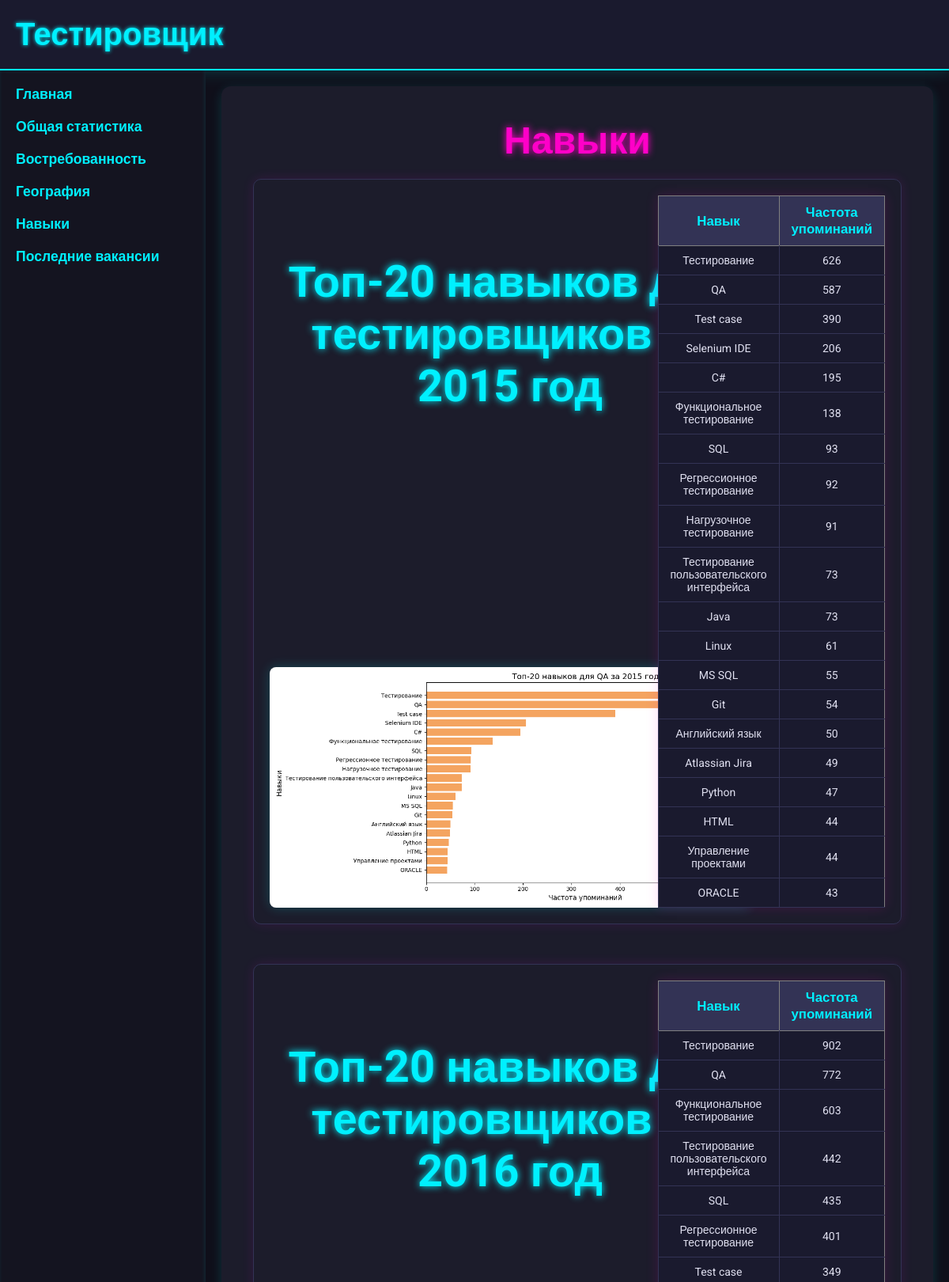
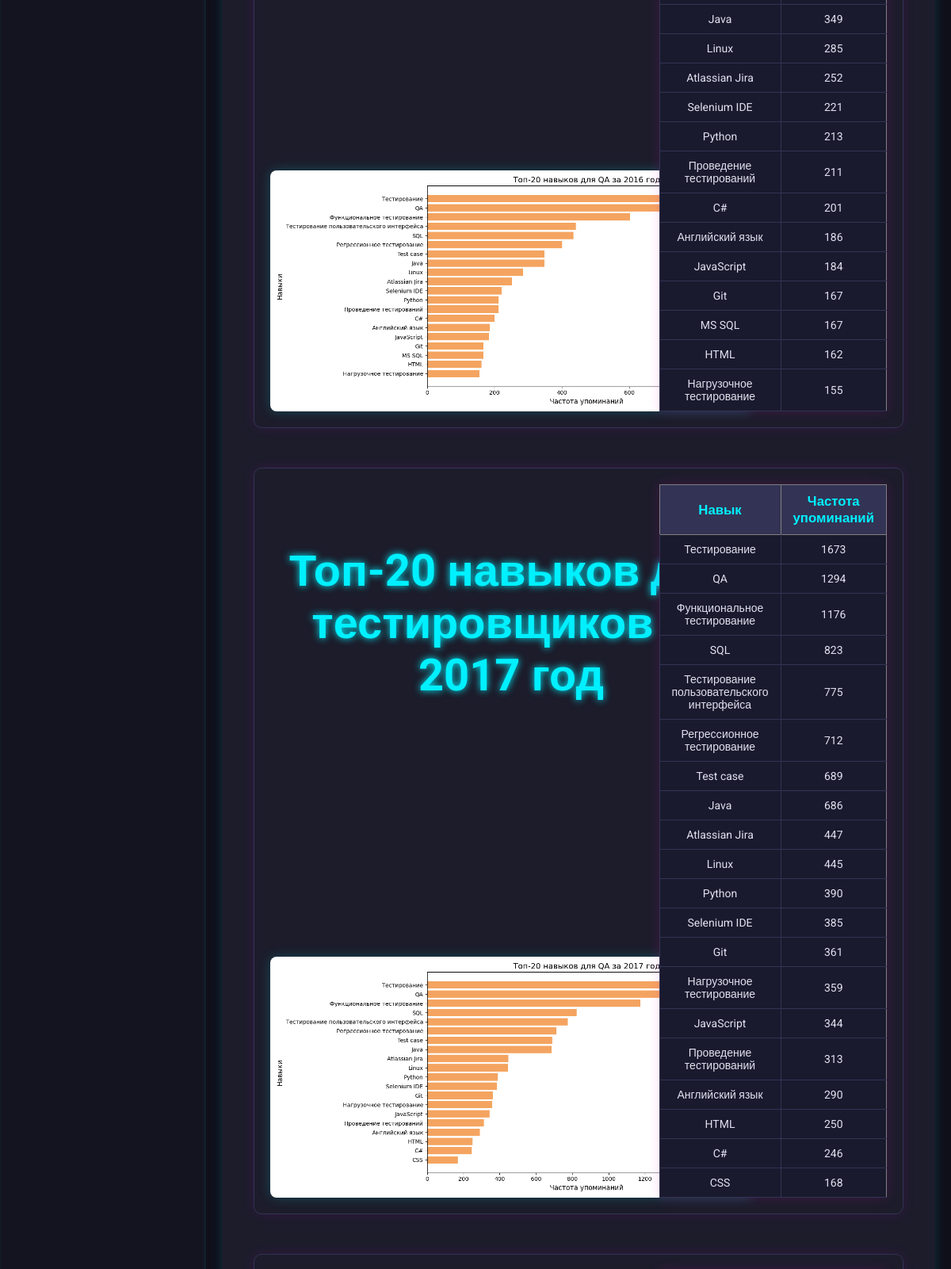
/skills (upper part), run on the app's committed database (2 pictures, top to bottom).
### main/models.py (models this page shows, shortened)
class StatisticsSection(models.Model):
    general_statistics = models.ForeignKey(
        GeneralStatistics,
        on_delete=models.CASCADE,
        related_name='sections',
        verbose_name="Общая статистика"
    )
    title = models.CharField(max_length=255, verbose_name="Раздел")
    table_html = models.TextField(verbose_name="HTML таблица(текстом)")
    graph = models.ImageField(upload_to='statistics/graphs/', verbose_name="График")
    class Meta:
        verbose_name = "Раздел статистики"
        verbose_name_plural = "Разделы статистики"

### main/views.py (the view)
# urls.py: path('skills', views.skill_view, name='skills'),
def skill_view(request):
    skills = GeneralStatistics.objects.get(id=4)
    sections = skills.sections.all()
    return render(request, 'main/skills.html', {
        'sections': sections
    })

### main/templates/main/skills.html (shortened to what this page needs)
{% extends 'main/base.html' %}
{% block content %}
<h2>Навыки</h2>
<div class="parent">
  {% for section in sections %}
    <div class="container-stat {% if forloop.last %}skills-last{% endif %}">
      <div class="left">
        <h3>{{ section.title }}</h3>
        <img src="{{ section.graph.url }}" />
      </div>
      <div class="right">
        <div class="statistics">
          {{ section.table_html|safe }}
        </div>
      </div>
    </div>
  {% endfor %}
</div>
{% endblock %}

### main/static/main/css/style.css (style rules this page uses)
body { font-family: 'Roboto', sans-serif; margin: 0; padding: 0; display: flex; flex-direction: column; min-height: 100vh; background-color: #0f0f1a; color: #e0e0f0; }
main h2 { text-align: center; font-size: 3em; margin-bottom: 20px; margin-top: 0; color: #ff00c8; text-shadow: 0 0 10px #ff00c8; }
.statistics { display: flex; justify-content: space-between; align-items: flex-start; gap: 20px; }
.statistics table { width: 100%; border-collapse: collapse; background-color: #222233; box-shadow: 0 0 15px rgba(255, 0, 200, 0.15); }
.statistics th, .statistics td { padding: 10px 15px; text-align: center; }
.statistics th { background-color: #333355; color: #00f0ff; font-weight: bold; font-size: 1.2em; }
.statistics td { background-color: #1a1a2e; border-bottom: 1px solid #333355; border-left: 1px solid #333355; }
.left img { width: 100%; height: auto; border-radius: 8px; box-shadow: 0 0 15px rgba(0, 255, 255, 0.2); transition: transform 0.3s; margin-top: auto; }
.container-stat { display: flex; justify-content: space-between; gap: 30px; margin: 50px 0; border: 1px solid #333355; border-radius: 10px; padding: 20px; box-shadow: 0 0 15px rgba(255, 0, 255, 0.1); }
.parent .container-stat:first-child { margin-top: 0; }
.container-stat .left { width: 80%; }
.container-stat .right { width: 18%; }
.left { display: flex; flex-direction: column; align-items: center; }
.right { display: flex; justify-content: flex-end; }
.left h3 { text-align: center; font-size: 3.5em; padding: 20px 0; color: #00f0ff; text-shadow: 0 0 10px #00f0ff; }

### data on the page
StatisticsSection: title "Топ-20 навыков для тестировщиков за 2015 год", graph (picture), table_html "Навык Частота упоминаний Тестирование 626 QA 587 Test case 390 Selenium IDE 206 C# 195 Функциональное тестирование 138 SQL 93 Регресcионное тестирование 92 Нагрузочное тестирование 91 Тестирование пользовательского интерфейса 73 Java 73 Linux 61 MS SQL 55 Git 54 Английский язык 50 Atlassian Jira 49 Python 47 HTML 44 Управление проектами 44 ORACLE 43"
StatisticsSection: title "Топ-20 навыков для тестировщиков за 2016 год", graph (picture), table_html "Навык Частота упоминаний Тестирование 902 QA 772 Функциональное тестирование 603 Тестирование пользовательского интерфейса 442 SQL 435 Регресcионное тестирование 401 Test case 349 Java 349 Linux 285 Atlassian Jira 252 Selenium IDE 221 Python 213 Проведение тестирований 211 C# 201 Английский язык 186 JavaScript 184 Git 167 MS SQL 167 HTML 162 Нагрузочное тестирование 155"
StatisticsSection: title "Топ-20 навыков для тестировщиков за 2017 год", graph (picture), table_html "Навык Частота упоминаний Тестирование 1673 QA 1294 Функциональное тестирование 1176 SQL 823 Тестирование пользовательского интерфейса 775 Регресcионное тестирование 712 Test case 689 Java 686 Atlassian Jira 447 Linux 445 Python 390 Selenium IDE 385 Git 361 Нагрузочное тестирование 359 JavaScript 344 Проведение тестирований 313 Английский язык 290 HTML 250 C# 246 CSS 168"
